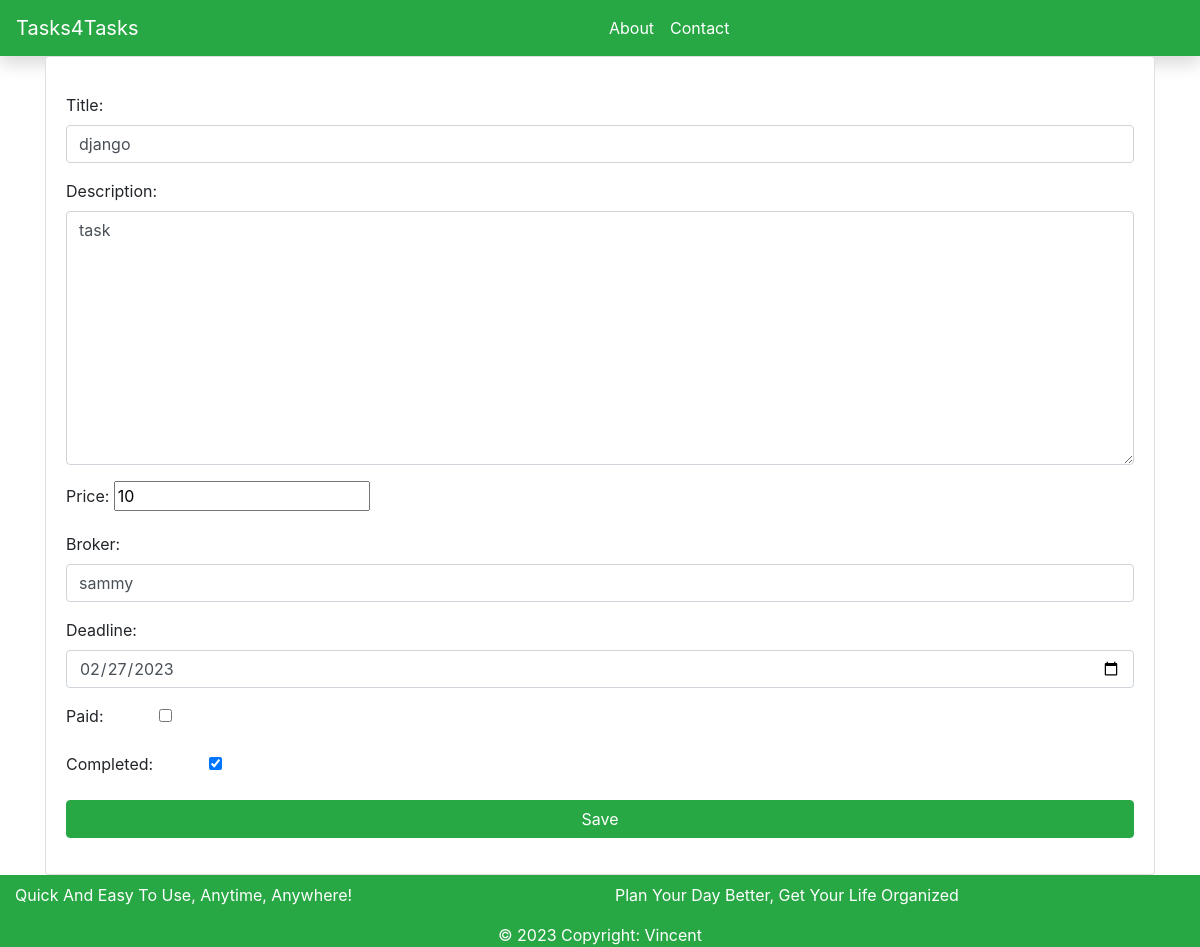
The app's page /task/4/edit/, older data.
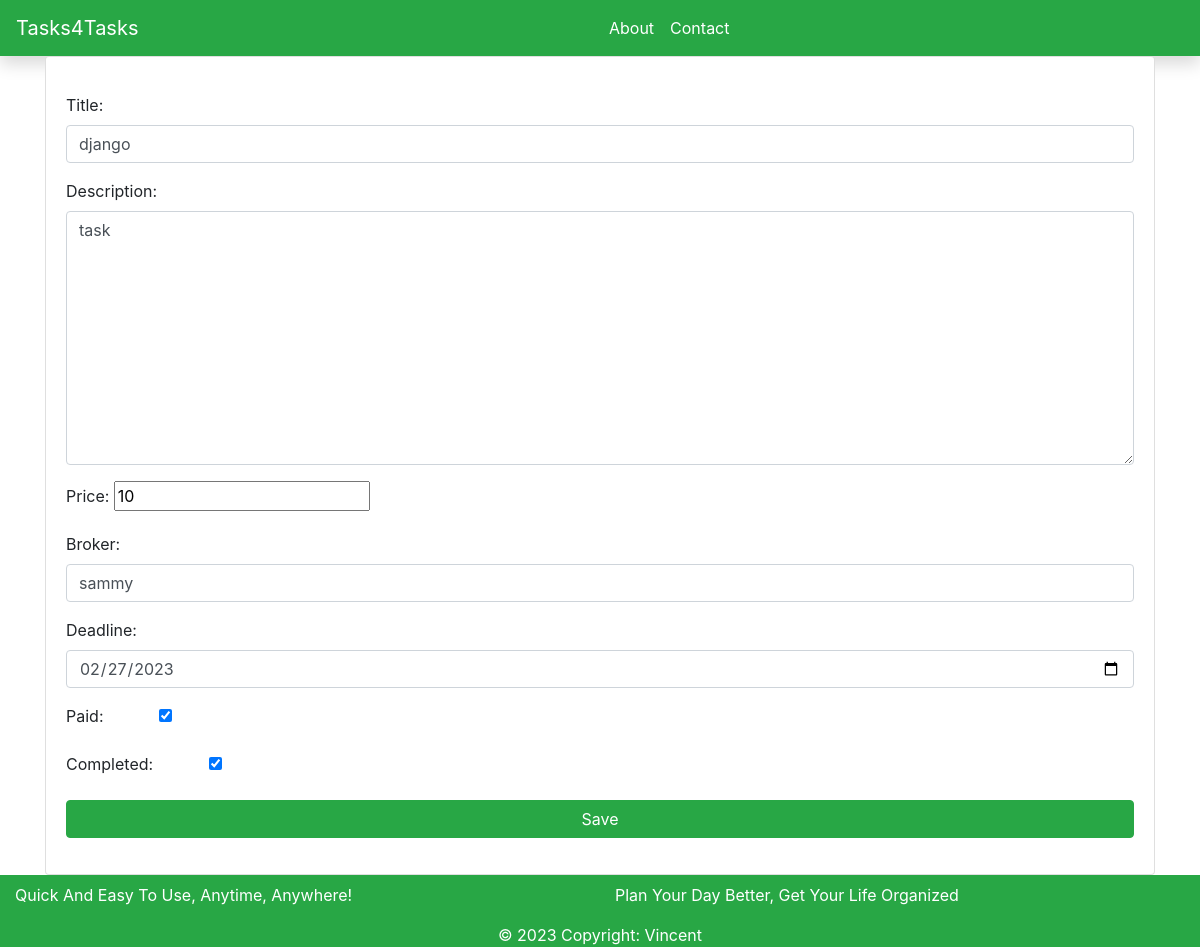
The same page, newer data.
### task/models.py (models this page shows, shortened)
class Task(models.Model):
    title = models.CharField(max_length=200)
    description = models.TextField()
    completed = models.BooleanField(default=False)
    paid = models.BooleanField(default=False)
    price = models.IntegerField(default=0)
    broker=models.CharField(max_length=25, null=True, blank=True)
    deadline=models.DateTimeField(auto_now_add=False , null=True, blank=True)
    created_at = models.DateTimeField(auto_now_add=True)
    updated_at = models.DateTimeField(auto_now=True)

### task/views.py (the view)
# urls.py: path('<int:pk>/edit/', views.task_edit, name='task_edit'),
def task_edit(request, pk):
    task = get_object_or_404(Task, pk=pk)
    if request.method == 'POST':
        form = TaskForm(request.POST, instance=task)
        if form.is_valid():
            task = form.save()
            return redirect('task_detail', pk=task.pk)
    else:
        form = TaskForm(instance=task)
    return render(request, 'tasks/task_form.html', {'form': form})

### task/forms.py
class TaskForm(forms.ModelForm):
    class Meta:
        model = Task
        fields = ('title', 'description','price', 'broker', 'deadline', 'paid', 'completed')
        widgets = {
            'title': forms.TextInput(attrs={'class': 'form-control', 'placeholder': 'Title'}),
            'description': forms.Textarea(attrs={'class': 'form-control', 'placeholder': 'Description'}),
            'broker': forms.TextInput(attrs={'class': 'form-control', 'placeholder': 'Broker'}),
            'deadline': forms.DateInput(attrs={'class': 'form-control' ,'type':'date'}),
            'paid': forms.CheckboxInput(attrs={'class': 'form-check-input form-check-centered'}),
            'completed': forms.CheckboxInput(attrs={'class': 'form-check-input form-check-centered'}),
        }

### templates/tasks/task_form.html (shortened to what this page needs)
{% extends 'base.html' %} {% block content %}
<div class="container">
  <div class="row">
    <div class="col">
      <div class="card">
        <div class="card-body">
          <p class="card-text">
            <form method="post">
              {% csrf_token %} {{ form.as_p }}
              <input type="submit" class="btn btn-success btn-block" value="Save" />
            </form>
          </p>
        </div>
      </div>
    </div>
  </div>
</div>
{% endblock %}

Row changes from the older to the newer data that the page shows:
changed Task "django": paid "☐" → "☑"
